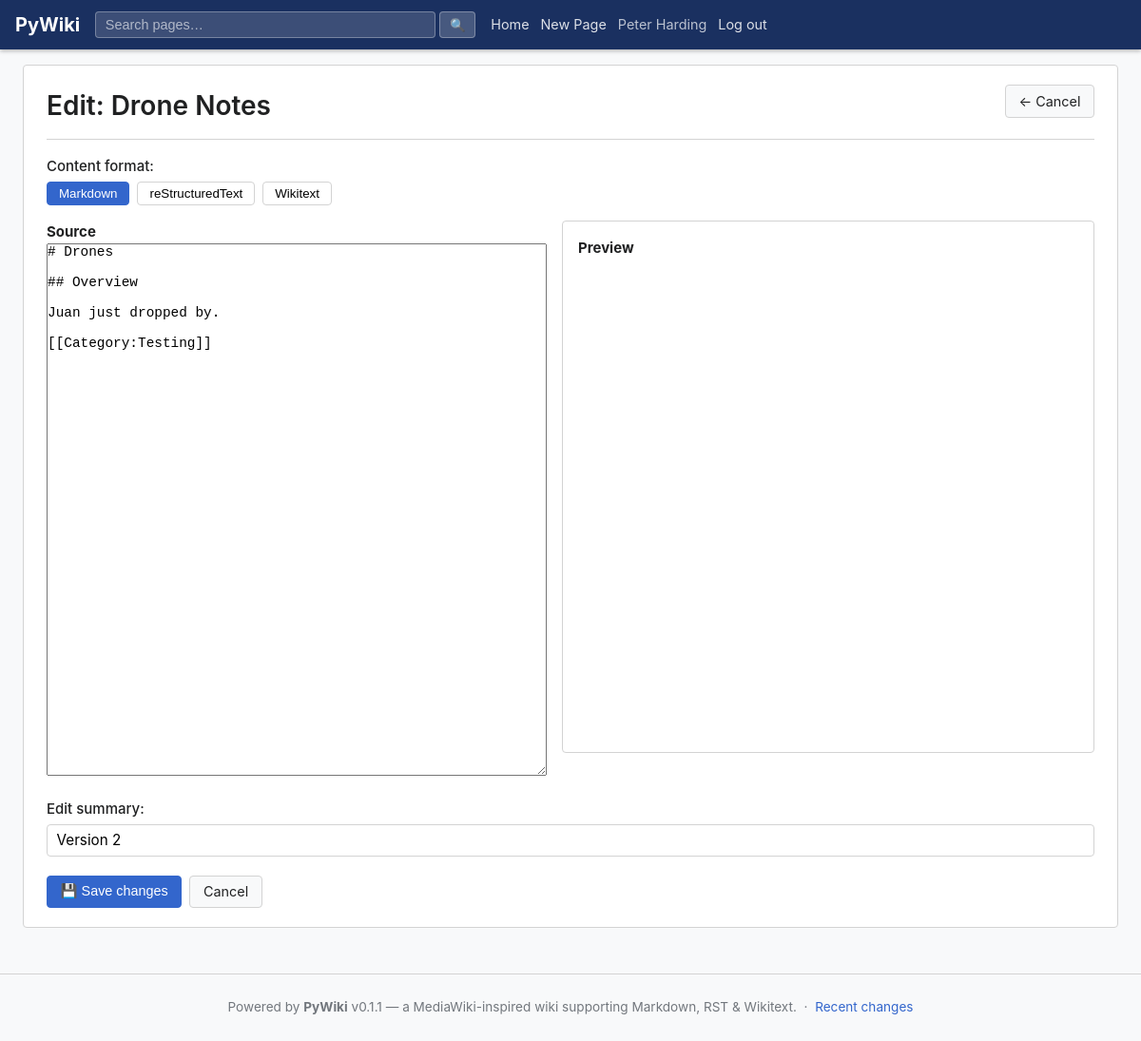
Page /wiki/Main/drone-notes/edit (signed in) on the earlier database version.
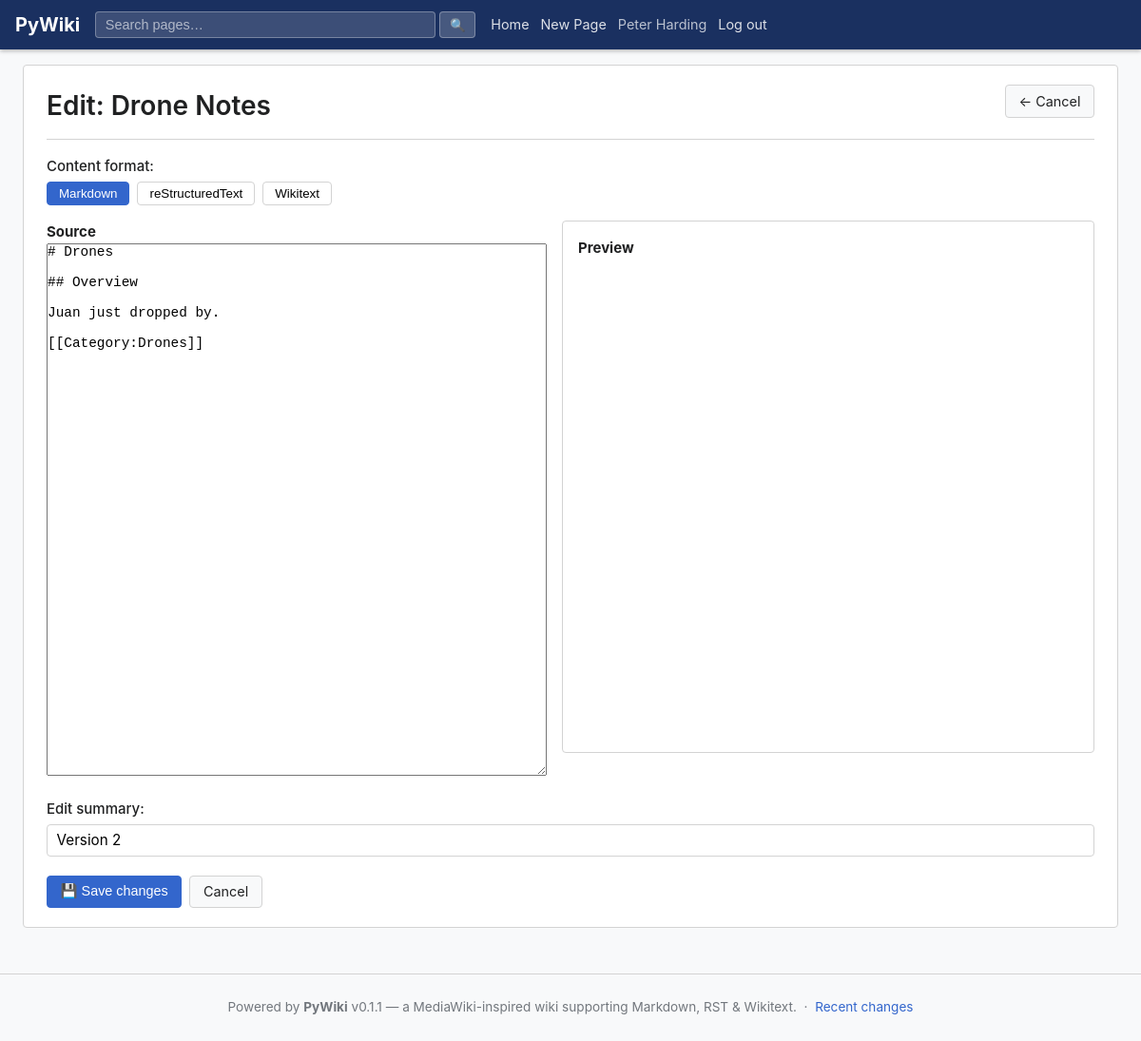
Same page on the later database version.
### app/models/models.py (models this page shows)
class PageVersion(Base):
    __tablename__ = "page_versions"
    __table_args__ = (
        UniqueConstraint("page_id", "version", name="uq_page_versions_page_ver"),
        Index("ix_page_versions_page_latest", "page_id", "version"),
    )
    id:         Mapped[str]        = _uuid_col(primary_key=True)
    page_id:    Mapped[str]        = mapped_column(String(36), ForeignKey("pages.id", ondelete="CASCADE"), nullable=False, index=True)
    version:    Mapped[int]        = mapped_column(Integer, nullable=False)
    content:    Mapped[str]        = mapped_column(Text, nullable=False, default="")
    format:     Mapped[str]        = mapped_column(String(16), nullable=False, default="markdown")
    rendered:   Mapped[str | None] = mapped_column(Text, nullable=True)
    author_id:  Mapped[str | None] = mapped_column(String(36), ForeignKey("users.id"), nullable=True)
    comment:    Mapped[str]        = mapped_column(String(512), default="", nullable=False)
    created_at: Mapped[datetime]   = mapped_column(DateTime(timezone=True), default=_utcnow)
    page:   Mapped["Page"]       = relationship(back_populates="versions")
    author: Mapped["User | None"] = relationship(back_populates="page_versions")

### app/ui/views.py (the view)
@router.get("/wiki/{namespace_name}/{slug}/edit", response_class=HTMLResponse)
async def edit_page_form(
    request: Request,
    namespace_name: str,
    slug: str,
    db: AsyncSession = Depends(get_db),
):
    user, new_token = await _current_user(request, db)
    if not user:
        return _login_redirect(f"/wiki/{namespace_name}/{slug}/edit")
    page, ver = await page_svc.get_page(db, namespace_name, slug)
    resp = templates.TemplateResponse(
        request,
        "page_edit.html",
        _ctx(user,
             page=page,
             ver=ver,
             namespace_name=namespace_name,
             error=None),
    )
    _apply_new_token(resp, new_token, get_settings().access_token_expire_minutes)
    return resp

### app/templates/page_edit.html (shortened to what this page needs)
{% extends "base.html" %}
{% block body_class %}editor-page{% endblock %}
{% block content %}
<div class="page-header">
  <h1>Edit: {{ page.title }}</h1>
  <div class="page-actions">
    <a class="btn" href="/wiki/{{ namespace_name }}/{{ page.slug }}">← Cancel</a>
  </div>
</div>
<form method="post" action="/wiki/{{ namespace_name }}/{{ page.slug }}/edit">
  <div class="form-row">
    <label>Content format:</label>
    <div class="format-tabs">
      <button type="button" class="format-tab {% if ver.format == 'markdown' %}active{% endif %}"
              onclick="setFormat('markdown')">Markdown</button>
      <button type="button" class="format-tab {% if ver.format == 'rst' %}active{% endif %}"
              onclick="setFormat('rst')">reStructuredText</button>
      <button type="button" class="format-tab {% if ver.format == 'wikitext' %}active{% endif %}"
              onclick="setFormat('wikitext')">Wikitext</button>
    </div>
  </div>
  <div class="editor-wrap">
    <div class="editor-pane">
      <label for="source-editor"><strong>Source</strong></label>
      <textarea id="source-editor" name="content">{{ ver.content }}</textarea>
    </div>
    <div id="preview-pane">
      <strong>Preview</strong>
    </div>
  </div>
  <div class="form-row" style="margin-top:1rem;">
    <label for="comment">Edit summary:</label>
    <input type="text" id="comment" name="comment" placeholder="Brief description of your changes…"
           value="{{ ver.comment if ver.version > 1 else '' }}" maxlength="512" style="width:100%;" />
  </div>
  <div class="form-actions">
    <button class="btn btn-primary" type="submit">💾 Save changes</button>
    <a class="btn" href="/wiki/{{ namespace_name }}/{{ page.slug }}">Cancel</a>
  </div>
</form>
{% endblock %}

Differences in the rows shown:
no longer on this page (row edited): PageVersion: content "# Drones ## Overview Juan just dropped by. [[Category:Testing]]", comment "Version 2"
added PageVersion: content "# Drones ## Overview Juan just dropped by. [[Category:Drones]]", comment "Version 2"
